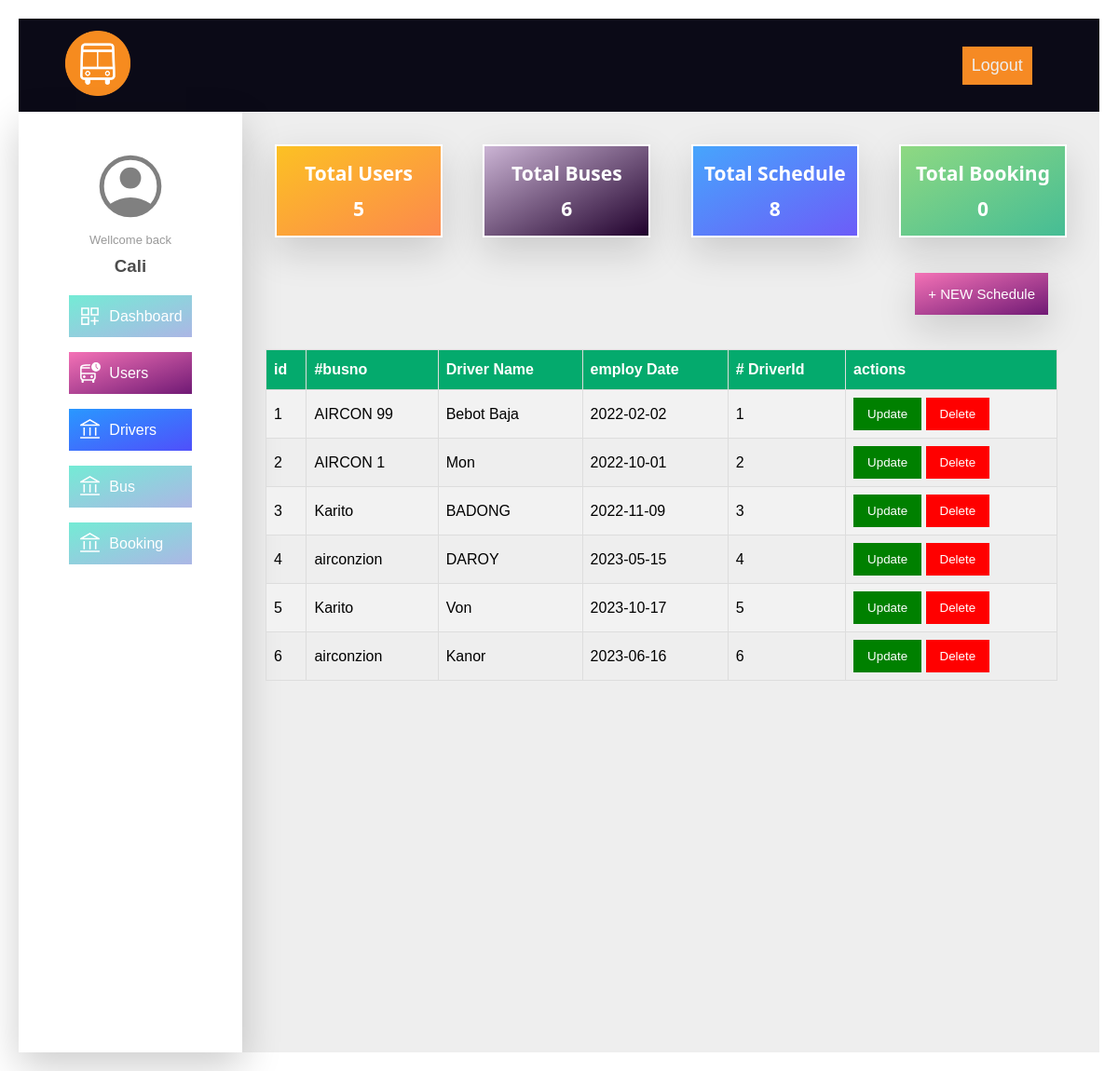
/view/admin/buses.php (signed in), run on the app's committed database.
### tables this page shows
CREATE TABLE `users` (
  `id` int NOT NULL primary key auto_increment,
  `firstname` varchar(255) NOT NULL,
  `lastname` varchar(255) NOT NULL,
  `email` varchar(255) NOT NULL,
   `password` varchar(255) NOT NULL,
   `phone` int NOT NULL,
  `imageUrl` varchar(255) NULL,

  `role` varchar(20) NOT NULL
);

CREATE TABLE `bus` (
   `id` int NOT NULL  primary key auto_increment,
  `busno` varchar(255) NOT NULL,
  `driverId` int NOT NULL,

  FOREIGN KEY  ( `driverId` ) REFERENCES driver( `id`) ON DELETE CASCADE ON UPDATE CASCADE
);

CREATE TABLE `driver` (
  `id` int NOT NULL primary key auto_increment,
  `driverName` varchar(50) NOT NULL,
  `employDate` date NOT NULL
);

### include/autoloader.inc.php (called while the page is built, shortened)
<?php
function myAutoLoader($className)
{
    $baseDir = substr(__DIR__, 0, -7);
    $extension = ".php";
    $classPath = str_replace('\\', DIRECTORY_SEPARATOR, $className);
    $directories = array("data", "app", "view", "include");
    foreach ($directories as $directory) {
        $path = $baseDir . $directory . DIRECTORY_SEPARATOR . $classPath . $extension;
        if (file_exists($path)) {
            return;
        }
    }
}

### data/userModel.php (called while the page is built, shortened)
<?php
class userModel extends Database
{
    public static function findById($id)
    {
        $query = "SELECT * FROM users WHERE id = ?";
        $stm = parent::$connection->prepare($query);
        $stm->execute([$id]);
        $reselt = $stm->get_result();
        $user = [];
        while ($row = $reselt->fetch_assoc()) {
            $user[] = $row;
        }
        return $user;
    }
     public static function findTotal()
    {
        $query = "SELECT COUNT(id) FROM users";
        $stm = self::$connection->query($query);
        return $stm->fetch_column();
    }
}

### app/userController.php (called while the page is built, shortened)
<?php
class UserController extends UserModel
{
    public static function getUserById($id)
    {
        $user = self::findById($id);
        return $user;
    }
    public static function getToCountUser()
    {
        return self::findTotal();
    }
}

### data/busModel.php (called while the page is built, shortened)
<?php
class BusModel extends Database
{
    public static function findAll()
    {
        $query = "SELECT bus.id,
                    busno,
                    driverId,
                    driverName,
                    employDate
                    FROM bus JOIN driver ON bus.driverId = driver.id GROUP BY bus.id ORDER BY bus.id";
        $stm = parent::$connection->query($query);
        $drivers = [];
        while ($row = $stm->fetch_assoc()) {
            $drivers[] = $row;
        }
        return $drivers;
    }
    public static function findTotal()
    {
        $query = "SELECT COUNT(id) FROM bus";
        $stm = self::$connection->query($query);
        return $stm->fetch_column();
    }
}

### app/busController.php (called while the page is built, shortened)
<?php
class BusController extends BusModel
{
    public static function getAllBus()
    {
        return self::findAll();
    }
    public static function getToCountBus()
    {
        return self::findTotal();
    }
}

### data/scheduleModel.php (called while the page is built, shortened)
<?php
class ScheduleModel extends Database
{
    public static function findTotal()
    {
        $query = "SELECT COUNT(id) FROM schedule";
        $stm = self::$connection->query($query);
        return $stm->fetch_column();
    }
}

### app/scheduleController.php (called while the page is built, shortened)
<?php
class ScheduleController extends ScheduleModel
{
    public static function getToCountSchedule()
    {
        return self::findTotal();
    }
}

### data/bookModel.php (called while the page is built, shortened)
<?php
class BookModel extends Database
{
    public static function findTotal()
    {
        $query = "SELECT COUNT(id) FROM bookings";
        $stm = self::$connection->query($query);
        return $stm->fetch_column();
    }
}

### app/bookController.php (called while the page is built, shortened)
<?php
class BookController extends BookModel
{
    public static function getToCountBooking()
    {
        return self::findTotal();
    }
}

### view/admin/buses.php (the view, shortened to what this page needs)
<!DOCTYPE html>
<html lang="en">
  <head>
     <link rel="stylesheet" href="../css/home.css?v=<?php echo time(); ?>" />
    <link rel="stylesheet" href="../css/header.css?v=<?php echo time(); ?>" />
    <link rel="stylesheet" href="../css/card.css" />
    <link rel="stylesheet" href="../css/button.css" />
    <link rel="stylesheet" href="../css/footer.css" />
    <link rel="stylesheet" href="../css/ticket.css" />
    <link rel="stylesheet" href="../css/cleintdashboard.css?v=<?php echo time(); ?>" />
    <link rel="stylesheet" href="../css/index.css?v=<?php echo time(); ?>" />
    <link rel="stylesheet" href="../css/alertmsg.css?v=<?php echo time(); ?>" />
    <link rel="stylesheet" href="../css/table.css?v=<?php echo time(); ?>" />
 <link
      rel="stylesheet"
      href="https://cdnjs.cloudflare.com/ajax/libs/font-awesome/4.7.0/css/font-awesome.min.css"
    />
  </head>
  <?php
include "../../include/autoloader.inc.php";
$user = UserController::getUserById($_SESSION['MEMBER_ID']);
$username = $user[0]["firstname"];
$userImage = $user[0]["imageUrl"];
$usercount = UserController::getToCountUser();
$buscount = BusController::getToCountBus();
$bookcount = BookController::getToCountBooking();
$schedulecount = ScheduleController::getToCountSchedule();
?>
  <body>
    <?php include "../include/adminHeader.php"?>
    <section class="dashboard">
      <div class="dashboard__sidebar">
        <div>
        <div class="dashboard__profile">
          <div class="dashboard__profile__image">
<?php
echo '<img src="../uploads/' . $userImage . '" alt="profile" />';
?>
          </div>
          <p>Wellcome back</p>
            <h3><?php echo $username; ?></h3>
        </div>
          <div class="dashboard__menu">
                <ul>
            <li class="active">
              <a href="./dashboard.php" >
                <img src="../image/dashboard-icon.svg" alt="dashboard" /> dashboard</a
              >
            </li>
            <li>
              <a href="./users.php">
                <img src="../image/myticket.svg" alt="myticket" /> Users</a
              >
            </li>
            <li>
              <a href="./drivers.php">
                <img src="../image/account.svg" alt="accountbank" />
                Drivers</a
              >
            </li>
            <li>
              <a href="./buses.php">
                <img src="../image/account.svg" alt="accountbank" />
                Bus</a
              >
            </li>
            <li>
              <a href="./booking.php">
                <img src="../image/account.svg" alt="accountbank" />
                Booking</a
              >
            </li>
          </ul>
        </div>
        </div>
      </div>
      <div class="dashboard__content" >
       <div class="dashboard__summary">
            <div class="dashboard__summary__box">
                <h1>total users</h1>
                <h1><?php echo $usercount ?></h1>
            </div>
            <div class="dashboard__summary__box">
                <h1>total buses</h1>
                <h1><?php echo $buscount; ?></h1>
            </div>
            <div class="dashboard__summary__box">
                <h1>total schedule</h1>
                 <h1><?php echo $schedulecount ?></h1>
            </div>
            <div class="dashboard__summary__box">
                <h1>total Booking</h1>
                <h1><?php echo $bookcount ?></h1>
            </div>
        </div>
      <div class="addNewsBox">
        <button class="addNewBtn"> + NEW schedule</button>
      </div>
      <div class="information">
        <table id="users">
         <tr>
           <th>id</th>
           <th>#busno </th>
           <th>Driver Name</th>
           <th>employ Date </th>
           <th># DriverId</th>
           <th>actions</th>
        </tr>
<?php
$buses = BusController::getAllBus();
foreach ($buses as $bus) {
    $id = $bus["id"];
    $busno = $bus["busno"];
    $driverName = $bus["driverName"];
    $employDate = $bus['employDate'];
    $driverId = $bus["driverId"];
    ?>
            <tr data-id="<?php echo $id ?>">
            <td><?php echo $id; ?></td>
            <td><?php echo $busno; ?></td>
            <td><?php echo $driverName; ?></td>
            <td><?php echo $employDate; ?></td>
            <td><?php echo $driverId; ?></td>
            <td>
                <button type="submit" class="editeBtn" name="update">Update</button>
                <button type="submit" name="deleteBtn" class="deleteBtn">Delete</button>
            </td>
            </tr>
            <?php
}
?>
      </table>
      </div>
    </section>
  </body>
</html>

### view/css/home.css (style rules this page uses)
:root { ---color-primary: #55c57a; ---color-primary-light: #80d671; ---color-primary-dark: #28b485; ---color-secondary-light: #ffb900; ---color-secondary-dark: #ff7730; ---color-tertiary-light: #2998ff; ---color-tertiary-dark: #5643fa; ---color-grey-light-1: #f7f7f7; ---color-grey-light-2: #eee; ---color-grey-dark: #777; ---color-grey-dark-2: #999; ---color-grey-dark-3: #333; ---color-white: #fff; ---color-black: #000; ---default-font-size: 1.6rem; }
html { font-size: 62.5%; }
* { margin: 0; padding: 0; box-sizing: border-box; }
body { font-size: var(---default-font-size); padding: 2rem; }
section { background-color: var(---color-grey-light-2); }

### view/css/header.css (style rules this page uses)
:root { ---color-primary: #55c57a; ---color-primary-light: #80d671; ---color-primary-dark: #28b485; ---color-secondary-light: #ffb900; ---color-secondary-dark: #ff7730; ---color-tertiary-light: #2998ff; ---color-tertiary-dark: #5643fa; ---color-grey-light-1: #f7f7f7; ---color-grey-light-2: #eee; ---color-grey-dark: #777; ---color-grey-dark-2: #999; ---color-grey-dark-3: #333; ---color-white: #fff; ---color-black: #000; ---default-font-size: 1.6rem; }
html { font-size: 62.5%; }
* { margin: 0; padding: 0; box-sizing: border-box; }
body { font-size: var(---default-font-size); font-family: Arial, Helvetica, sans-serif; padding: 2rem; }

### view/css/card.css (style rules this page uses)
:root { ---color-primary: #55c57a; ---color-primary-light: #80d671; ---color-primary-dark: #28b485; ---color-secondary-light: #ffb900; ---color-secondary-dark: #ff7730; ---color-tertiary-light: #2998ff; ---color-tertiary-dark: #5643fa; ---color-grey-light-1: #f7f7f7; ---color-grey-light-2: #eee; ---color-grey-dark: #777; ---color-grey-dark-2: #999; ---color-grey-dark-3: #333; ---color-white: #fff; ---color-black: #000; ---default-font-size: 1.6rem; }

### view/css/footer.css (style rules this page uses)
:root { ---color-primary: #55c57a; ---color-primary-light: #80d671; ---color-primary-dark: #28b485; ---color-secondary-light: #ffb900; ---color-secondary-dark: #ff7730; ---color-tertiary-light: #2998ff; ---color-tertiary-dark: #5643fa; ---color-grey-light-1: #f7f7f7; ---color-grey-light-2: #eee; ---color-grey-dark: #777; ---color-grey-dark-2: #999; ---color-grey-dark-3: #333; ---color-white: #fff; ---color-black: #000; ---default-font-size: 1.6rem; }

### view/css/ticket.css (style rules this page uses)
:root { ---color-primary: #55c57a; ---color-primary-light: #80d671; ---color-primary-dark: #28b485; ---color-secondary-light: #ffb900; ---color-secondary-dark: #ff7730; ---color-tertiary-light: #2998ff; ---color-tertiary-dark: #5643fa; ---color-grey-light-1: #f7f7f7; ---color-grey-light-2: #eee; ---color-grey-dark: #777; ---color-grey-dark-2: #999; ---color-grey-dark-3: #333; ---color-white: #fff; ---color-black: #000; ---default-font-size: 1.6rem; }
.booking-table td, th { text-align: left; padding: 8px; }

### view/css/index.css (style rules this page uses)
:root { ---color-primary: #55c57a; ---color-primary-light: #80d671; ---color-primary-dark: #28b485; ---color-secondary-light: #ffb900; ---color-secondary-dark: #ff7730; ---color-tertiary-light: #2998ff; ---color-tertiary-dark: #5643fa; ---color-grey-light-1: #f7f7f7; ---color-grey-light-2: #eee; ---color-grey-dark: #777; ---color-grey-dark-2: #999; ---color-grey-dark-3: #333; ---color-white: #fff; ---color-black: #000; ---default-font-size: 1.6rem; }
html { font-size: 62.5%; }
.dashboard__summary { display: flex; justify-content: space-between; width: 100%; color: white; margin-bottom: 4rem; }
.dashboard__summary__box { box-sizing: border-box; border: 2px solid white; width: 18rem; font-size: 1.4rem; height: 10rem; display: flex; flex-direction: column; align-items: center; justify-content: space-around; font-family: 'Segoe UI', Tahoma, Geneva, Verdana, sans-serif; text-transform: capitalize; padding: 1rem 0rem; box-shadow: 0 1.5rem 4rem rgba(0, 0, 0, 0.15); }
.addNewsBox { padding: 2rem; height: 1rem; width: 100%; margin-bottom: 4rem; display: flex; justify-content: flex-end; align-items: center; }
.addNewsBox .addNewBtn { font-size: 1.5rem; color: white; padding: 1.4rem; border: none; text-transform: capitalize; box-shadow: 0 1.5rem 4rem rgba(0, 0, 0, 0.15); }

### data on the page
users: firstname "Cali"
bus: id "1", busno "AIRCON 99", driverId.driverName "Bebot Baja", driverId.employDate "2022-02-02", driverId "1"
bus: id "2", busno "AIRCON 1", driverId.driverName "Mon", driverId.employDate "2022-10-01", driverId "2"
bus: id "3", busno "Karito", driverId.driverName "BADONG", driverId.employDate "2022-11-09", driverId "3"
bus: id "4", busno "airconzion", driverId.driverName "DAROY", driverId.employDate "2023-05-15", driverId "4"
bus: id "5", busno "Karito", driverId.driverName "Von", driverId.employDate "2023-10-17", driverId "5"
bus: id "6", busno "airconzion", driverId.driverName "Kanor", driverId.employDate "2023-06-16", driverId "6"

### other printed values
$usercount "5"
$buscount "6"
$schedulecount "8"
$bookcount "0"
